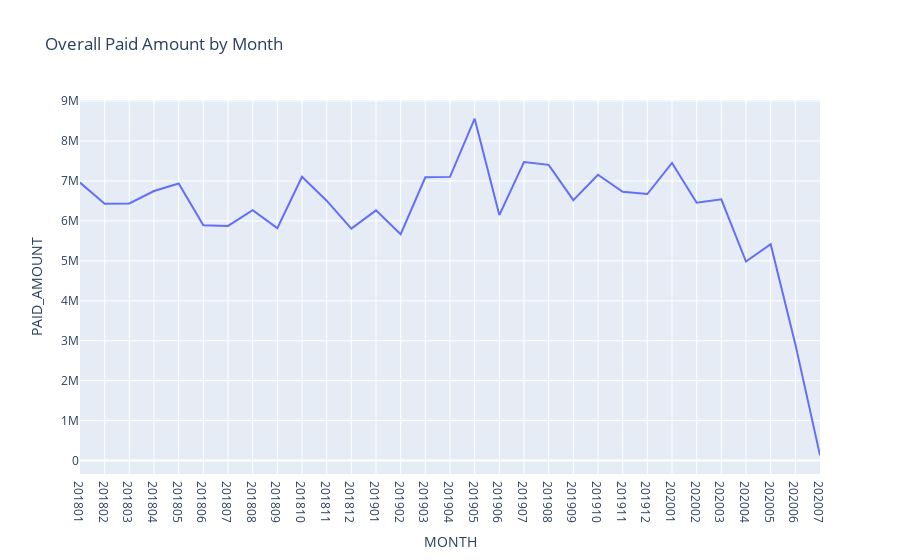

The code cell stored with this chart in its notebook:
### Markdown cell above
If the montly aggregated amounts paid by Payers follow the normal distribution, the sum of Payers amounts paid by month should also follow the normal distribution and since now the number of observations is larger, the convergiance should be closer.

### Code cell
# plot aggreagted amounts paid by month
fig = px.line(
            data_frame=data_new.groupby(['MONTH'])['PAID_AMOUNT'].sum(),
            x=data_new.groupby(['MONTH'])['PAID_AMOUNT'].sum().index,
            y='PAID_AMOUNT',
            title='Overall Paid Amount by Month',
            labels={'x': 'MONTH'})
fig.show()

### Figure 1 — Plotly figure (JSON) as saved in the notebook; plotly's stock layout.template omitted (floating-point values rounded to 4 significant figures)
{"data": [{"hovertemplate": "MONTH=%{x}<br>PAID_AMOUNT=%{y}<extra></extra>", "legendgroup": "", "line": {"color": "#636efa", "dash": "solid"}, "mode": "lines", "name": "", "orientation": "v", "showlegend": false, "type": "scatter", "x": ["201801", "201802", "201803", "201804", "201805", "201806", "201807", "201808", "201809", "201810", "201811", "201812", "201901", "201902", "201903", "201904", "201905", "201906", "201907", "201908", "201909", "201910", "201911", "201912", "202001", "202002", "202003", "202004", "202005", "202006", "202007"], "xaxis": "x", "y": [6959445, 6430877, 6436167, 6748037, 6937332, 5888847, 5874723, 6268040, 5818710, 7103820, 6505783, 5805446, 6264273, 5665218, 7091354, 7101915, 8558681, 6144328, 7473785, 7403710, 6519659, 7156007, 6726444, 6672237, 7449768, 6455708, 6541616, 4981590, 5415924, 2913437, 130410], "yaxis": "y"}], "layout": {"legend": {"tracegroupgap": 0}, "title": {"text": "Overall Paid Amount by Month"}, "xaxis": {"anchor": "y", "domain": [0, 1], "title": {"text": "MONTH"}}, "yaxis": {"anchor": "x", "domain": [0, 1], "title": {"text": "PAID_AMOUNT"}}}}
